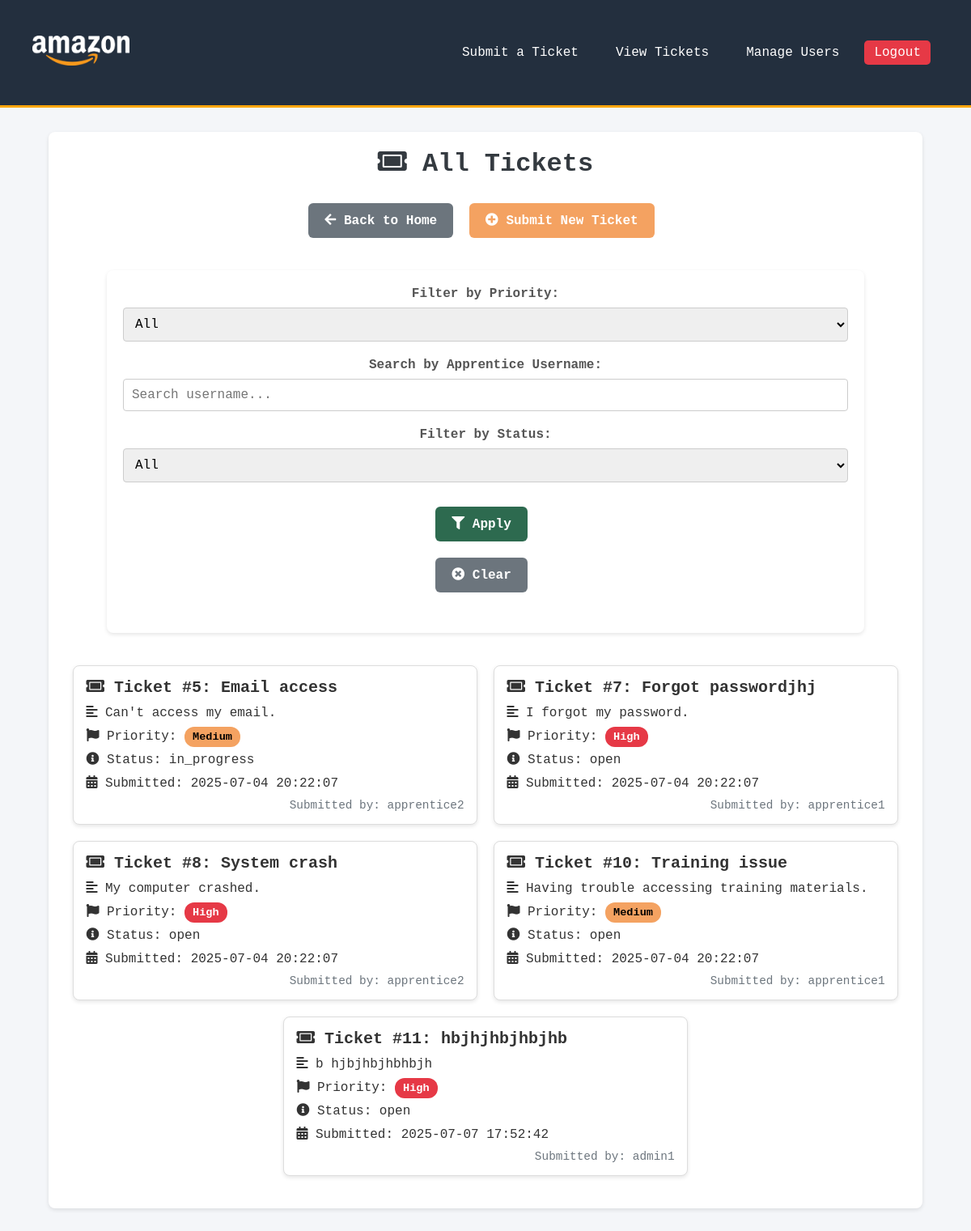
Page /tickets (signed in) on the earlier database version.
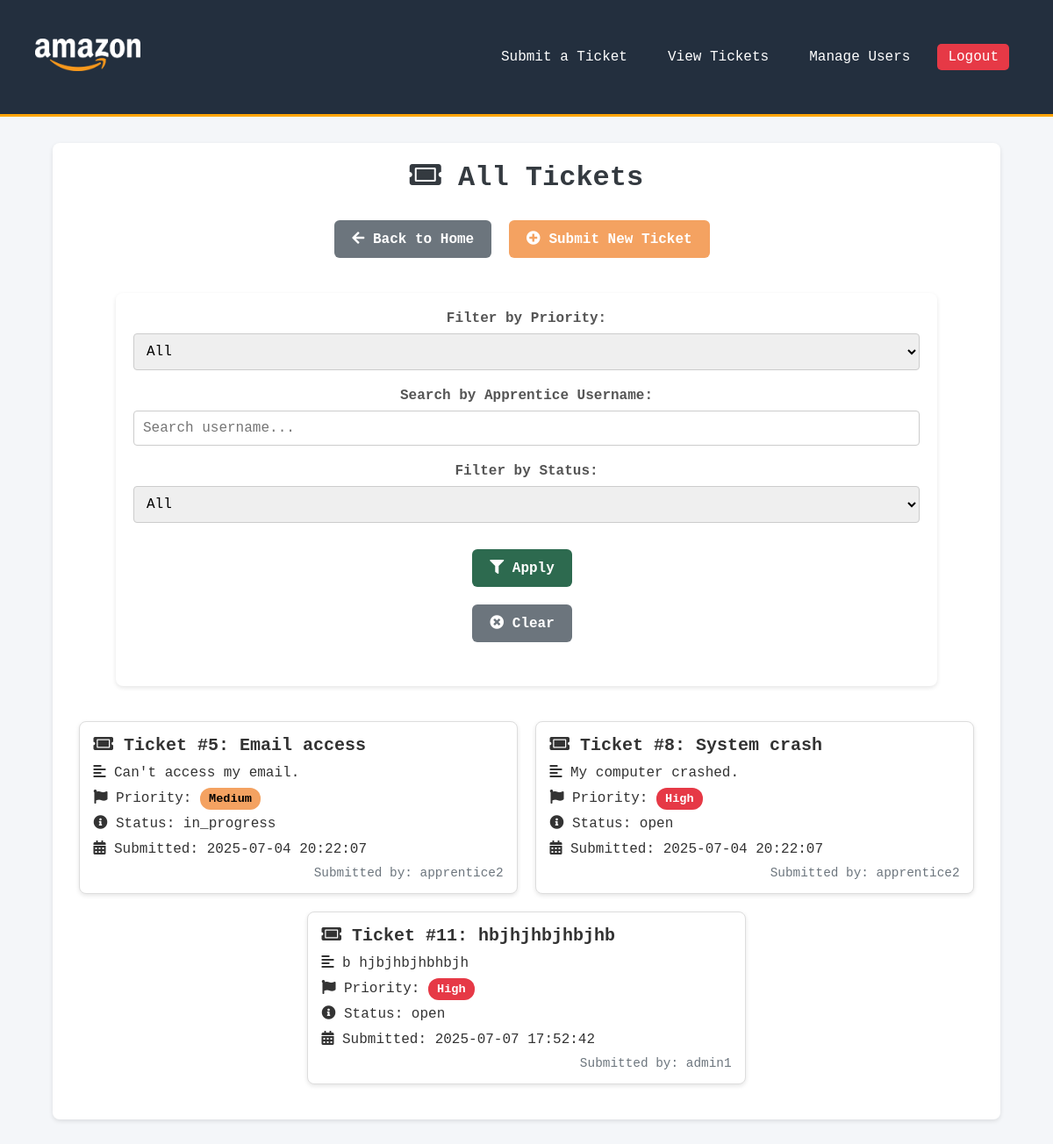
Same page on the later database version.
### tables this page shows
CREATE TABLE tickets (
            id INTEGER PRIMARY KEY AUTOINCREMENT,
            user_id INTEGER NOT NULL,
            title TEXT NOT NULL,
            description TEXT NOT NULL,
            priority TEXT CHECK(priority IN ('High', 'Medium', 'Low')),
            status TEXT CHECK(status IN ('open', 'in_progress', 'closed')),
            created_at DATETIME DEFAULT CURRENT_TIMESTAMP,
            FOREIGN KEY (user_id) REFERENCES users(id)
        );

CREATE TABLE users (
            id INTEGER PRIMARY KEY AUTOINCREMENT,
            username TEXT UNIQUE NOT NULL,
            password TEXT NOT NULL,
            email TEXT,
            role TEXT NOT NULL CHECK(role IN ('apprentice', 'admin'))
        );

### app/tickets.py (the view, shortened to what this page needs)
@app.route('/tickets')
@login_required
def tickets():
    conn = get_db_connection()
    if session.get('role') == 'admin':
        query = '''
            SELECT tickets.*, users.username
            FROM tickets
            JOIN users ON tickets.user_id = users.id
            WHERE 1=1
        '''
        params = []
    status_filter = request.args.get('status')
    if status_filter:
        query += ' AND tickets.status = ?'
        params.append(status_filter)
    priority_filter = request.args.get('priority')
    if priority_filter:
        query += ' AND tickets.priority = ?'
        params.append(priority_filter)
    tickets = conn.execute(query, params).fetchall()
    conn.close()
    return render_template('tickets.html', tickets=tickets)

### app/db.py (called while the page is built)
def get_db_connection():
    conn = sqlite3.connect('helpdesk.db')
    conn.row_factory = sqlite3.Row
    return conn

### app/tickets.py (called while the page is built)
def login_required(f):
    from functools import wraps
    from flask import redirect, url_for, flash
    @wraps(f)
    def decorated_function(*args, **kwargs):
        if 'username' not in session:
            flash('You need to log in to view this page.', 'error')
            return redirect(url_for('login'))
        return f(*args, **kwargs)
    return decorated_function

### app/templates/tickets.html (shortened to what this page needs)
<!DOCTYPE html>
<html lang="en">
<head>
    <link rel="stylesheet" href="{{ url_for('static', filename='styles.css') }}">
    <link rel="stylesheet" href="https://cdnjs.cloudflare.com/ajax/libs/font-awesome/5.15.1/css/all.min.css">
</head>
<body>
    <header class="header">
        <a href="{{ url_for('home') }}">
            <img src="{{ url_for('static', filename='logo.png') }}" alt="Helpdesk Logo">
        </a>
        <nav class="nav" id="navbar">
            <a href="/submit_ticket">Submit a Ticket</a>
            <a href="/tickets">View Tickets</a>
            {% if 'username' in session %}
                {% if session['role'] == 'admin' %}
                    <a href="{{ url_for('admin_users') }}">Manage Users</a>
                {% endif %}
                <a href="/logout" class="btn btn-danger">Logout</a>
            {% else %}
                <a href="/login" class="btn btn-warning">Login</a>
            {% endif %}
        </nav>
    </header>
    <div class="container">
        <h1><i class="fas fa-ticket-alt"></i> All Tickets</h1>
        <div class="text-center">
            <a href="{{ url_for('home') }}" class="btn btn-secondary">
                <i class="fas fa-arrow-left"></i> Back to Home
            </a>
            <a href="{{ url_for('submit_ticket') }}" class="btn btn-success">
                <i class="fas fa-plus-circle"></i> Submit New Ticket
            </a>
        </div>
        <div class="container d-flex justify-content-center">
            <div class="w-100" style="max-width: 1100px;">
                <form method="GET" action="/tickets" class="text-center">
                    <div class="form-row justify-content-center">
                        <div class="form-group col-12 col-md-4">
                            <label for="priority">Filter by Priority:</label>
                            <select id="priority" name="priority" class="form-control mx-auto">
                                <option value="">All</option>
                            </select>
                        </div>
                        <div class="form-group col-12 col-md-4">
                            <label for="apprentice_username">Search by Apprentice Username:</label>
                            <input type="text" id="apprentice_username" name="apprentice_username"
                                value="{{ request.args.get('apprentice_username', '') }}"
                                placeholder="Search username..." class="form-control mx-auto">
                        </div>
                        <div class="form-group col-12 col-md-4">
                            <label for="status">Filter by Status:</label>
                            <select id="status" name="status" class="form-control mx-auto">
                                <option value="">All</option>
                            </select>
                        </div>
                    </div>
                    <div class="form-row justify-content-center mt-3">
                        <div class="col-6 col-md-3 mb-2">
                            <button type="submit" class="btn btn-primary btn-block">
                                <i class="fas fa-filter"></i> Apply
                            </button>
                        </div>
                        <div class="col-6 col-md-3">
                            <a href="/tickets" class="btn btn-secondary btn-block">
                                <i class="fas fa-times-circle"></i> Clear
                            </a>
                        </div>
                    </div>
                </form>
            </div>
        </div>
        <div class="row">
            {% if tickets %}
                {% for ticket in tickets %}
                    <div class="card" onclick="location.href='{{ url_for('view_ticket', ticket_id=ticket['id']) }}'">
                        <div class="card-body">
                            <h5 class="card-title">
                                <i class="fas fa-ticket-alt"></i> Ticket #{{ ticket['id'] }}: {{ ticket['title'] }}
                            </h5>
                            <p class="card-text"><i class="fas fa-align-left"></i> {{ ticket['description'] }}</p>
                            <p class="card-text">
                                <i class="fas fa-flag"></i> Priority:
                                <span class="badge badge-{{ 'danger' if ticket['priority'] == 'High' else 'warning' if ticket['priority'] == 'Medium' else 'success' }}">
                                    {{ ticket['priority'] }}
                                </span>
                            </p>
                            <p class="card-text"><i class="fas fa-info-circle"></i> Status: {{ ticket['status'] }}</p>
                            <p class="card-text"><i class="fas fa-calendar-alt"></i> Submitted: {{ ticket['created_at'] }}</p>
                        </div>
                        {% if session['role'] != 'apprentice' %}
                            <div class="card-footer">
                                Submitted by: {{ ticket['username'] }}
                            </div>
                        {% endif %}
                    </div>
                {% endfor %}
            {% else %}
                <div class="alert alert-info text-center">
                    <i class="fas fa-info-circle"></i> No tickets found.
                </div>
            {% endif %}
        </div>
    </div>
</body>
</html>

### app/static/styles.css (style rules this page uses)
* { margin: 0; padding: 0; box-sizing: border-box; font-family: Consolas, Monaco, monospace; }
body { background-color: #f4f6f9; color: #333; }
h1 { text-align: center; color: #343a40; margin-bottom: 20px; }
.text-center { text-align: center; }
.container { width: 90%; max-width: 1200px; margin: 30px auto 40px auto; padding: 20px; background-color: white; border-radius: 8px; box-shadow: 0 2px 5px rgba(0, 0, 0, 0.1); }
.header { background-color: #232f3e; padding: 40px; display: flex; justify-content: space-between; align-items: center; border-bottom: 3px solid #ffa500; }
.header img { max-width: 120px; }
.nav { display: flex; align-items: center; margin-left: auto; }
.nav a { color: white; text-decoration: none; padding: 10px 15px; margin-left: 1rem; border-radius: 5px; font-weight: 500; transition: background-color 0.3s, box-shadow 0.3s; }
.nav a.btn { padding: 0.375rem 0.75rem; }
.btn { padding: 12px 20px; font-size: 16px; border-radius: 6px; font-weight: 600; border: none; cursor: pointer; transition: background-color 0.3s ease; text-align: center; display: inline-block; text-decoration: none; margin: 10px 10px 10px 0; }
.btn-primary { background-color: #2D6A4F; color: #fff; }
.btn-secondary { background-color: #6C757D; color: #fff; }
.btn-success { background-color: #F4A261; color: #fff; }
.btn-danger { background-color: #E63946; color: #fff; }
.form-group { margin-bottom: 20px; }
label { display: block; margin-bottom: 8px; font-weight: bold; color: #555; }
input[type="text"], select, textarea { width: 100%; padding: 10px; border: 1px solid #ccc; border-radius: 4px; font-size: 16px; }
.form-row { display: flex; justify-content: space-between; flex-wrap: wrap; gap: 10px; margin-bottom: 20px; align-items: flex-end; }
.form-row .col-md-3 { flex-basis: 30%; min-width: 250px; }
.row { display: flex; flex-wrap: wrap; justify-content: space-around; margin-top: 20px; }
.card { background: #fff; border: 1px solid #ddd; border-radius: 8px; padding: 15px; margin-bottom: 20px; flex-basis: 48%; box-shadow: 0 2px 5px rgba(0, 0, 0, 0.1); transition: box-shadow 0.3s ease; display: flex; flex-direction: column; justify-content: space-between; }
.card-title { font-size: 1.25rem; font-weight: bold; margin-bottom: 10px; }
.card-text { margin-bottom: 10px; }
.card-footer { text-align: right; font-size: 0.9rem; color: #6c757d; }
.badge { padding: 5px 10px; border-radius: 12px; font-size: 0.85rem; font-weight: 600; color: white; }
.badge-danger { background-color: #E63946; }
.badge-warning { background-color: #F4A261; color: black; }

### app/templates/tickets.html (style rules this page uses)
div.form-row { display: block; align-items: center; }

Differences in the rows shown:
removed tickets: id "7", title "Forgot passwordjhj", description "I forgot my password.", priority "High", status "open", created_at "2025-07-04 20:22:07", username "apprentice1"
no longer on this page (row unchanged): tickets: id "10", title "Training issue", description "Having trouble accessing training materials.", priority "Medium", status "open", created_at "2025-07-04 20:22:07", username "apprentice1"
